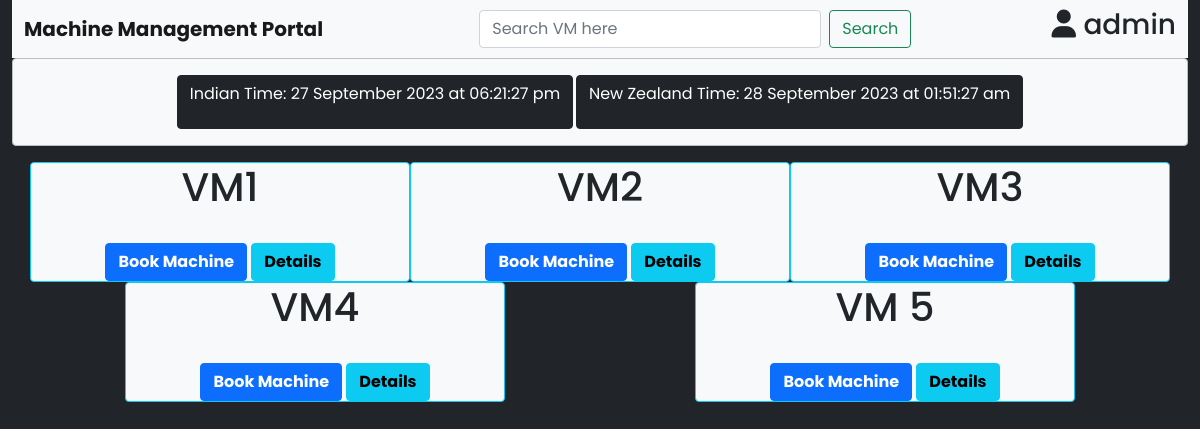
Page / (signed in) on the earlier database version.
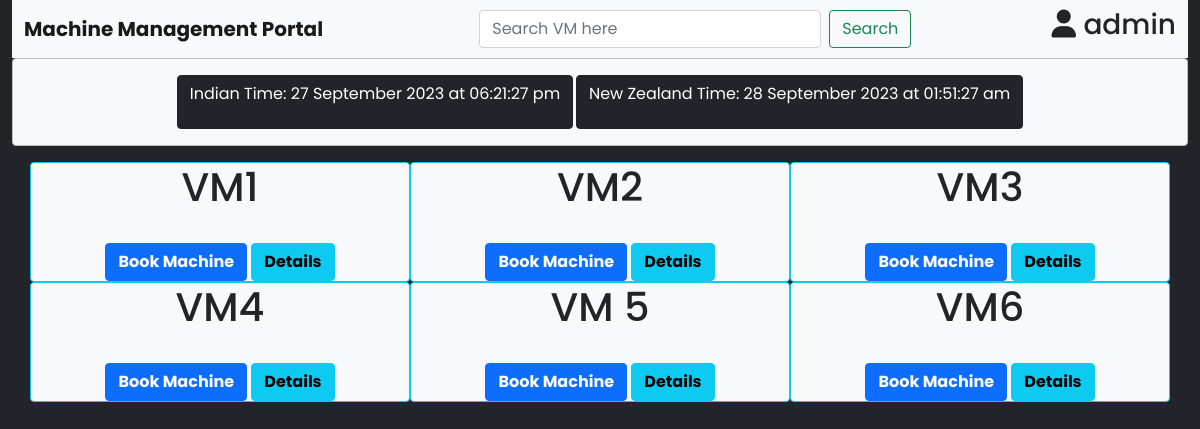
Same page on the later database version.
### machines/models.py (models this page shows, shortened)
class Machine(models.Model):
    name = models.CharField(max_length=100)
    discription = models.TextField(null=True, max_length=500)
    user = models.ForeignKey(User, on_delete=models.SET_NULL, null=True, blank=True)
    start_time = models.DateTimeField(null=True, blank=True)
    end_time = models.DateTimeField(null=True, blank=True)
    timestamp = models.DateTimeField(auto_now=True)
    status = models.BooleanField(default=True)  # True for free, False for occupied
    purpose = models.TextField(blank=True)

### machines/views.py (the view)
# urls.py: path('', views.machine_list, name='machine_list'),
@login_required
def machine_list(request):
    search_query = request.GET.get('search')
    machines = Machine.objects.filter(name__icontains=search_query) if search_query else Machine.objects.all()
    context = {
        'machines': machines,
    }
    return render(request, 'machines/machine_list.html', context)

### machines/templates/machines/machine_list.html (shortened to what this page needs)
{% load static %}
<!DOCTYPE html>
<html lang="en">
<head>
    <link href="https://cdn.jsdelivr.net/npm/bootstrap@5.0.2/dist/css/bootstrap.min.css" rel="stylesheet"
>
    <link rel="stylesheet" href="https://cdnjs.cloudflare.com/ajax/libs/font-awesome/6.4.2/css/all.min.css" />
</head>
<body class="bg-body-tertiary bg-dark ">
    {% block content %}
    <div class = "container-fluid">
        <nav class="navbar sticky-top navbar-expand-lg navbar-light bg-light">
            <div class="container-fluid">
              <div class = "navbar-float-left"><a class="navbar-brand" href="#"><b>Machine Management Portal</b></a></div>
              <div class="navbar-float-right" id="navbarSupportedContent">
                <form class="d-flex" method="get" action="{% url 'machine_list' %}">
                  <input class="form-control me-2" type="search" name = "search" placeholder="Search VM here" aria-label="Search">
                  <button class="btn btn-outline-success" type="submit">Search</button>
                </form>
              </div>
                <div class="dropdown">
                    <div class="" data-bs-toggle="dropdown">
                        <h3>
                        <i class="fa-solid fa-user"> </i> {{ request.user }}
                        </h3>
                    </div >
                </div>
        </nav>
        <main>
             <div class="alert alert-dark text-center mb-3  bg-light ">
                     <b>
                         <b>
            <button type="button" class="btn btn-dark  "><p>Indian Time: <span id="indianTimeAndDate"></span></p>
                 </button>
                     </b>
        <button type="button" class="btn btn-dark  ">
                <p>New Zealand Time: <span id="newZealandTime"></span></p>
                 </p></button>
                     </b>
                 </div>
 <div class="container-sm ">
  <div class="row row-cols-3">
         {% for machine in machines %}
      <div class="col container  border rounded border-info bg-light text-center"> <h1>{{ machine.name }}</h1> </br>
      {% if machine.status %}
      <a href="{% url 'book_machine' machine.id %}" class="btn btn-primary" name="Active"><b>Book Machine</b></a>
      <a href="{% url 'machine_detail' machine.id %}" class="btn btn-info" name="Inactive"><b>Details</b></a>
      {% else %}
      <div class="alert alert-warning">
          (Occupied by {{ machine.user }} from {{ machine.start_time|date:"DATETIME_FORMAT" }} to {{ machine.end_time|date:"DATETIME_FORMAT" }})
      </div>
      <a href="{% url 'machine_detail' machine.id %}" class="btn btn-info" name="Inactive"><b>Details</b></a>
      {% endif %}
      </div>
      {% empty %}
                <h2 class="container p-1 border rounded bg-light text-center"><center>No Results Found</center></h2>
      {% endfor %}
    </div>
  </div>
        </main>
</div>
    {% endblock %}
</body>
</html>

Differences in the rows shown:
added Machine: name "VM6", status "Book Machine"
